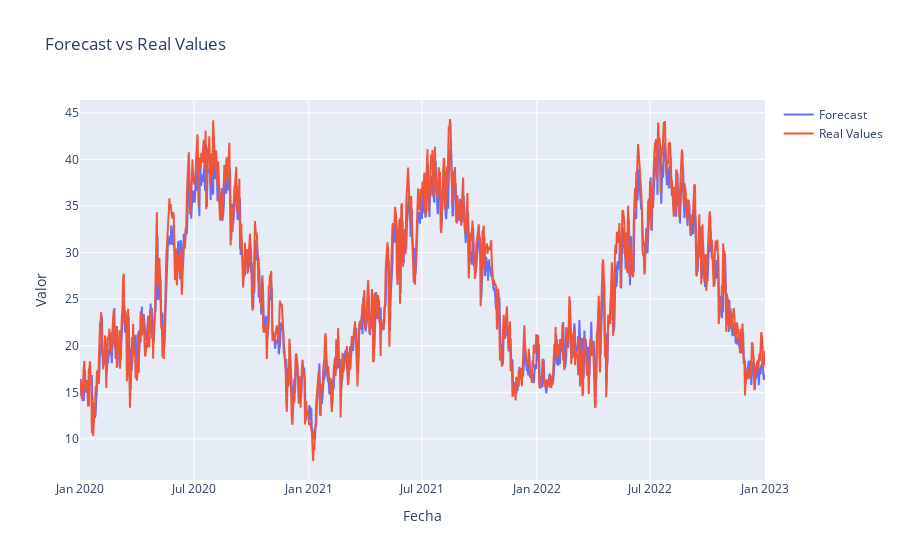

The notebook cell this image was saved under:
### Code cell
generate_plot(forecast_CNN)

### Figure 1 — Plotly figure (JSON) as saved in the notebook; plotly's stock layout.template omitted (floating-point values rounded to 4 significant figures; data arrays with more than 128 entries replaced by an {"elided": "..."} marker saying what was removed)
{"data": [{"mode": "lines", "name": "Forecast", "type": "scatter", "x": {"elided": "1097 str values"}, "y": {"elided": "1097 float values"}}, {"mode": "lines", "name": "Real Values", "type": "scatter", "x": {"elided": "1097 str values"}, "y": {"elided": "1097 float values"}}], "layout": {"title": {"text": "Forecast vs Real Values"}, "xaxis": {"anchor": "y", "domain": [0, 1], "title": {"text": "Fecha"}}, "yaxis": {"anchor": "x", "domain": [0, 1], "title": {"text": "Valor"}}}}
